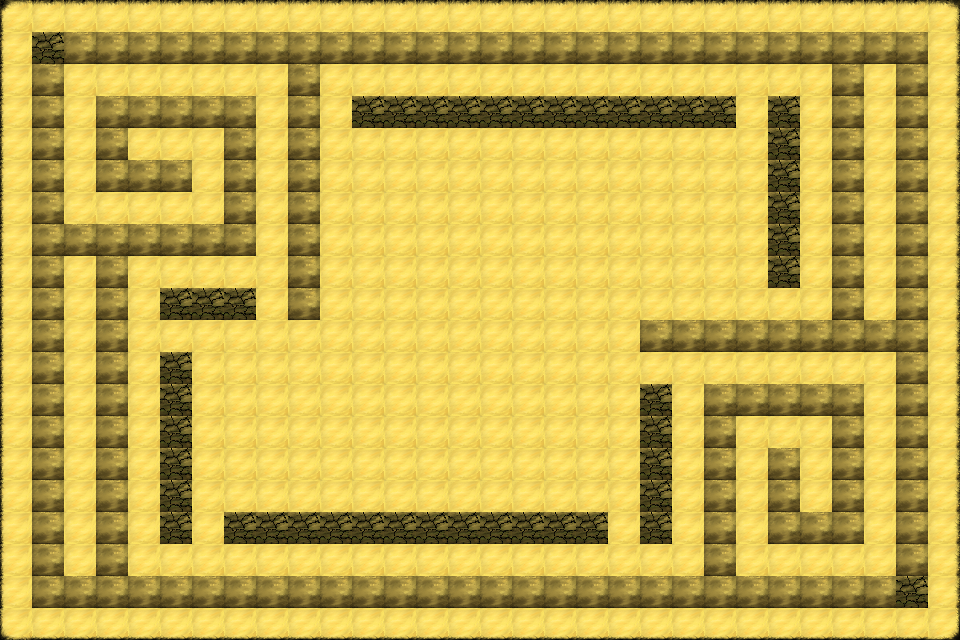

A level layout from a 2D game, rendered from its tile map. Below: a short description, then the map file with tile-grid data replaced by summaries:
An orthogonal 30x20 tile map with 32x32 px tiles, 1 tile layer (start).

<map version="1.10" tiledversion="1.11.2" orientation="orthogonal" renderorder="right-down" width="30" height="20" tilewidth="32" tileheight="32" infinite="0" nextlayerid="2" nextobjectid="1">
 <tileset firstgid="1" source="sand.tsx" />
 <layer id="1" name="start" width="30" height="20">
  <data>[600 cells, 600 non-empty, 11 distinct tile ids]</data>
 </layer>
</map>